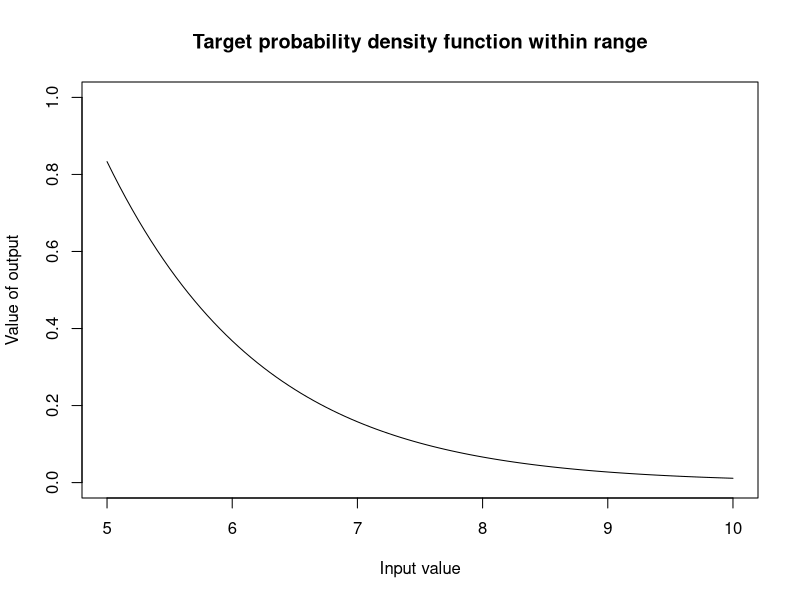
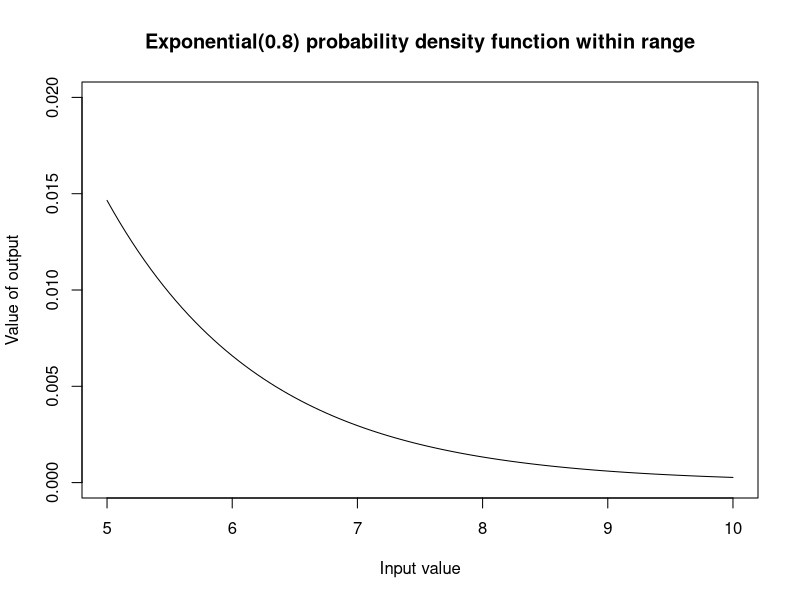
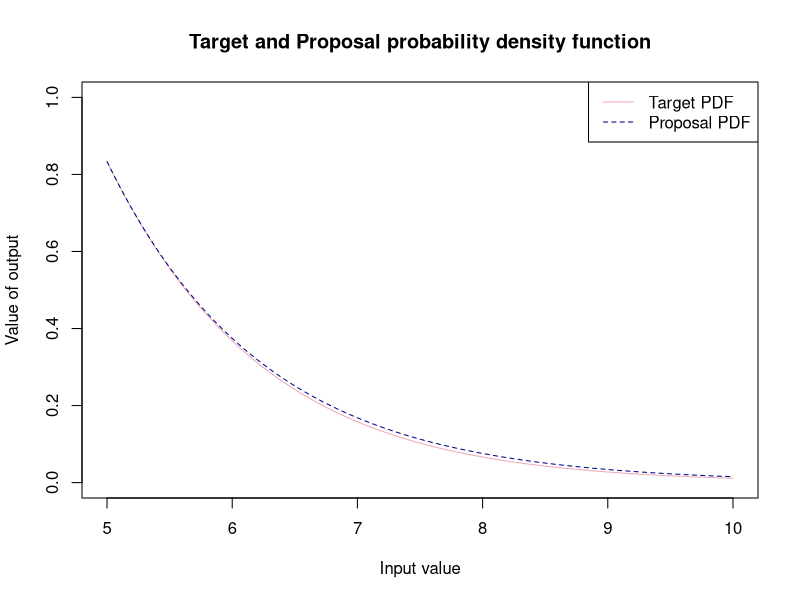
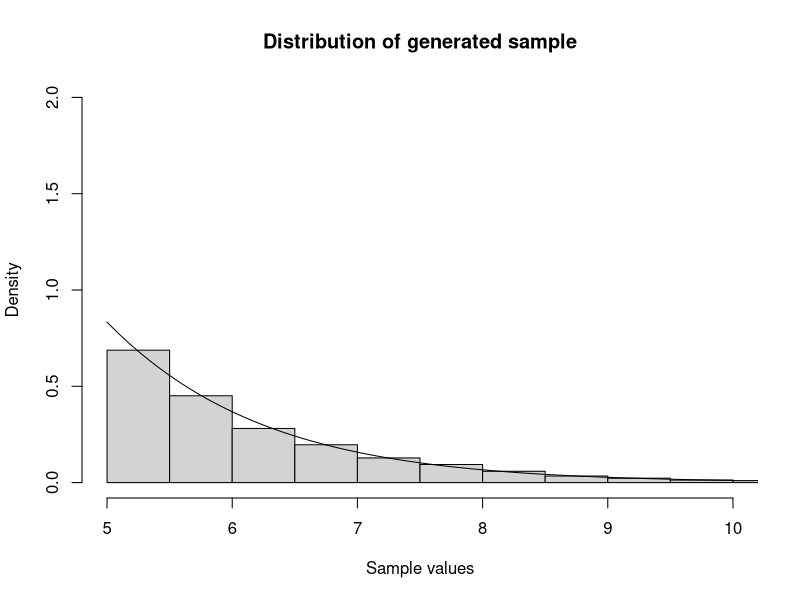
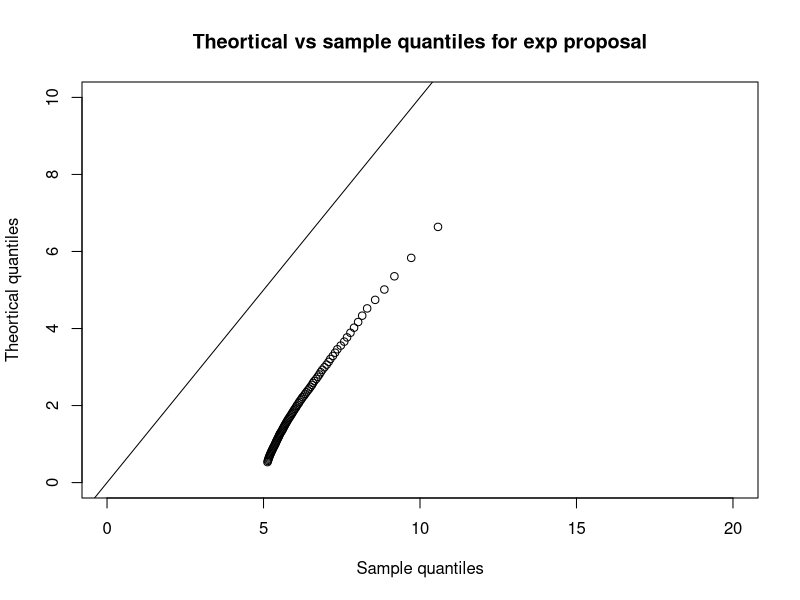
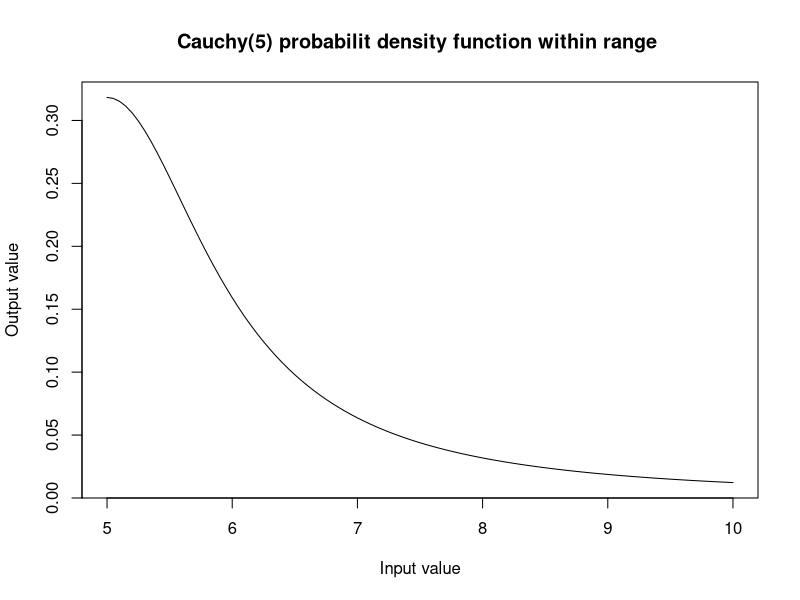
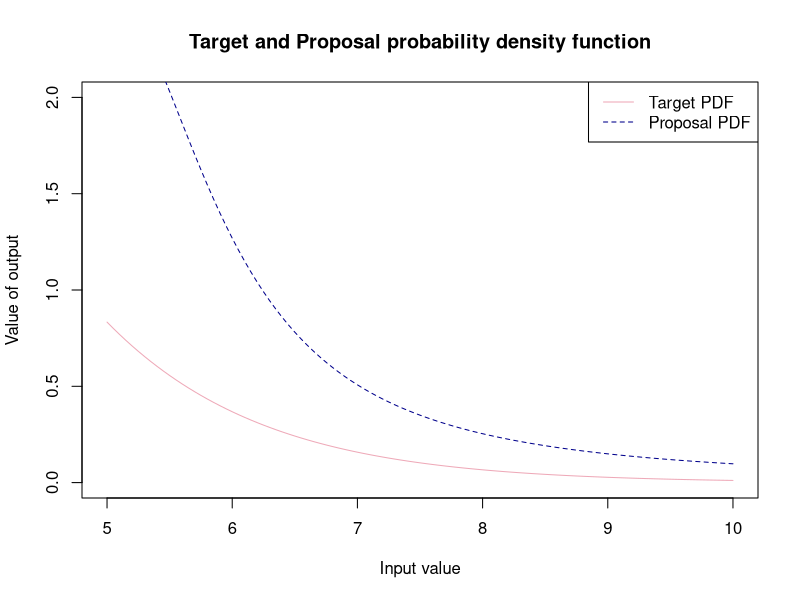

The R script that drew these images, in order: (Note: this script raises an error after producing the figures.)
#-----------------------------------#
#-REJECTION SAMPLING - Gamma(2,1) --#----
#-----------------------------------#
#Defining our target pdf (density function to sample from) --------------------------
target_pdf<-function(x){
  (x*exp(-x))/(6*exp(-5)) # to incorporate bounds
}

target_pdf_graphical<-function(x){
   (x*exp(-x))/(6*exp(-5))  # plotting the whole function  
}

# Let's graph the target probability where x >= 5 
curve(target_pdf(x), from = 5, to = 10, 
      xlab = "Input value",
      ylab = "Value of output",
      main = "Target probability density function within range", col = "black", ylim = c(0,1))

#--------------------------------#
#--EXPONENTIAL PROPOSAL----------#----
#-------------------------------#
#Defining proposal pdf number generator(density that we easily sample from to use to accept or reject)--
exp_generator<- function(x){
  y <- rexp(1,0.8)     # generate a sample from exponential where lambda = 1
  ifelse(y>=5, y ,0 )   # accept and return value of greater than or equal to 5
}

# Defining function to  graph our expoential. 
exp_graphical<- function(x){
  0.8*exp(-0.8*x) # used to plot exponential proposal
}

# Let's graph the proposal probability 
curve(exp_graphical(x), from = 5, to = 10, 
      xlab = "Input value",
      ylab = "Value of output",
      main = "Exponential(0.8) probability density function within range", col = "black", ylim = c(0,0.02))

# Graphing our target  and proposal probability density functions 
M <- ((5*exp(-5))/(6*exp(-5)))/(0.8*exp(-0.8*5)) # max point of both is x = 5

# PDF compared to exp(0.8) across greater range x within (0,10)
curve(target_pdf_graphical(x), from = 5, to = 10, 
      xlab = "Input value",
      ylab = "Value of output",
      main = "Target and Proposal probability density function", col = "pink2", ylim = c(0,1))

curve( M* exp_graphical(x), from = 5, to = 10,
      xlab = "Input value",
      ylab = "Output value",
      main = "Proposal probability density funtion", add= T ,col = "blue4", lty = 2)
legend("topright", legend = c("Target PDF", "Proposal PDF"), 
       col = c("pink2", "blue4"), lty = c(1, 2))

#Rejection Sampling function -----------------------------------------------------
set.seed(123)
rgamma_2_1_exp<-function(){
  
  set.seed(123)
  n<-5000
  sample_y<-numeric(n)
  number <- 0
  count<-0
  total_sample <-numeric(0)
  
  while(count<n) {
   
    #generated sample from proposal 
    y <- exp_generator()
    #uniform comparison
    u<- runif(1,0,1)
    #number of total generated samples
    number <- number + 1
    total_sample[number] <- y
    acceptance_rate <- round((length(sample_y)/ length(total_sample))*100 , digits = 3)
    
    #accept or reject criteria
    
    if( u <= target_pdf(y)/ (M * exp_graphical(y))){
    count<- count +1
    sample_y[count]<-y
    }
  }
  number_of_samples <- length(total_sample)
  text <- "Acceptance rate:"
  percent <- "%"
  output<-paste(text,acceptance_rate,percent) #combining types to have preferred output 
  list( acceptance_rate = output, samples = sample_y, no_of_samples = number_of_samples ) #list of output from this function
}


list<- rgamma_2_1_exp()   #creating a list of the acceptance rate and valid samples 
samples_exp <- list$samples #creating a vector of the samples 
ac_rate <- list$acceptance_rate #acceptance rate 
no_samples_exp <-list$no_of_samples  #number of total samples 

# Graphical display of distribution of sample and pdf ------------------------
# Using Histogram -------------------------------------------------------------
hist(samples_exp, freq = FALSE,
     main = "Distribution of generated sample",
     xlab = "Sample values", ylim = c(0,2), xlim =c(5,10),
     breaks =20)
curve(target_pdf(x), add = TRUE)

# QQplot ----------------------------------------------------------------------
# We will now use a QQplot 
# Quantiles of the sample data 
sample_quantiles <- quantile(samples_exp, probs = seq(0.1,1,0.01))
theoretical_quantiles <- qgamma(p = seq(0.1,1,0.01), shape =2 , rate =1)

plot(sample_quantiles, theoretical_quantiles, xlim = c(0,20), ylim = c(0,10),
     main = "Theortical vs sample quantiles for exp proposal",
     ylab = "Theortical quantiles",
     xlab = "Sample quantiles")

abline(a= 0, b = 1)

# Conclusion
# We can see that using en exponential(1) is very inefficient as most values are that we generate are 
# Exp(1) is very inefficient - generates many values to get sample size = 5000 
# Mean of exp = 1, mean of gamma = 2 so our QQ-plot shows mean of exp < mean of gamma 
# We can look into being more efficient 

#--------------------------------#
#--CAUCHY PROPOSAL--------------#----
#-------------------------------#
cauchy_generator<- function(x){
  y <- rcauchy(1, 5)
  ifelse(y>=5,y,0)
}

cauchy_graphical<- function(x){
  (1/pi)*(1/(1+(x-5)^2))
}

curve(cauchy_graphical(x), from = 5, to =10,
      main = "Cauchy(5) probabilit density function within range ",
      xlab = "Input value", ylab = "Output value")

#Scaling factor with Cauchy proposal ------------------------------------------
list_N<- optimise(function(x) (((x*exp(-x))/(6*exp(-5)))/((1/pi)*(1/(1+(x+5)^2)))),interval = c(5,10))
NI  <- list_N$minimum
N <- ((NI*exp(-NI))/(6*exp(-5)))/((1/pi)*(1/(1+(NI+5)^2)))

curve(target_pdf_graphical(x), from = 5, to = 10, 
      xlab = "Input value",
      ylab = "Value of output",
      main = "Target and Proposal probability density function", col = "pink2", ylim = c(0,2))
curve( N * cauchy_graphical(x), from = 5, to = 10,
       xlab = "Input value",
       ylab = "Output value",
       main = "Proposal probability density funtion", add= T ,col = "blue4", lty = 2)
legend("topright", legend = c("Target PDF", "Proposal PDF"), 
       col = c("pink2", "blue4"), lty = c(1, 2))

# Rejection sampling function ------------------------------------------------
set.seed(123)
rgamma_2_1_cauchy <- function(n){
  rgamma_samples <- numeric(n) # list to store accepted samples 
  total_samples <- numeric(0)  # store total sample size 
  count <- 1                  #iterate our  while loop
  pos <- 1
  # while loop that runs until we have 5000 accepted samples 
  while (count < n) {
    # random value from a uniform distribution for comparison
    u <- runif(1, 0, 1)
    # value from cauchy distribution 
    x <- cauchy_generator()
    # iterating along the list 
    pos  <- pos + 1
    total_samples[pos] <- x
    
    #number of total generated samples
    pos <- pos + 1
    total_samples[pos] <- x
    acceptance_rate <- round((length(rgamma_samples)/ length(total_samples))*100 , digits = 3)
    
    # now we can use the comparison operator to accept samples if the condition is met
    if ( u <= target_pdf(x)/(M_cauchy * cauchy_graphical(x))){
      count <- count + 1
      rgamma_samples[count] <- x
    }
    
  }
  number_of_samples <- length(total_samples)
  text <- "Acceptance rate:"
  percent <- "%"
  output<-paste(text,acceptance_rate,percent) #combining types to have preferred output 
  list( acceptance_rate = output, samples = rgamma_samples, no_of_samples = number_of_samples ) #list
}

list_cauchy <- rgamma_2_1_cauchy(5000)
samples_cauchy <- list_cauchy$samples
acc_rate_cauchy <- list_cauchy$acceptance_rate
no_samples_cauchy <- list_cauchy$no_of_samples

# Graphical display of distribution of sample and pdf ------------------------
# Using Histogram -------------------------------------------------------------
hist(samples_cauchy, freq = FALSE,
     main = "Distribution of generated sample",
     xlab = "Sample values", ylim = c(0,2), xlim =c(5,10),
     breaks =20)
curve(target_pdf(x), add = TRUE)

# QQplot ----------------------------------------------------------------------
# We will now use a QQplot 
# Quantiles of the sample data 
sample_quantiles_cauchy <- quantile(samples_cauchy, probs = seq(0.1,1,0.01))
theoretical_quantiles_cauchy <- qgamma(p = seq(0.1,1,0.01),shape = 2, rate = 1)

plot(sample_quantiles_cauchy, theoretical_quantiles_cauchy, xlim = c(0,20), ylim = c(0,10),
     main = "Theortical vs sample quantiles for cauchy proposal",
     ylab = "Theortical quantiles",
     xlab = "Sample quantiles")
abline(a= 0, b = 1)

# Efficiency of Generation Method-----
var_exp <- mean((samples_exp- mean(samples_exp))^2)
var_cauchy <- mean((samples_cauchy - mean(samples_cauchy))^2)
eff_exp_cauchy <- ((var_cauchy-var_exp)/var_exp)*100


eff_samples_exp_cauchy <- ((no_samples_cauchy-no_samples_exp)/no_samples_exp)*100

# Conclusion
# Although we have. slight improvement in efficiency, the Cauchy is still very wasteful when centered on 5
# That means we always have half of the samples being unuseable fro 5 to - infinity

#--------------------------------#
#--SHIFTED EXPONENTIAL PROPOSAL--#----
#-------------------------------#
# Now let's try a shifted exponential 
# This will be our best bet since a shifted exponential distribution has the same support as Gamma 

# Shifted exp will be centered on 5 
shift_exp_generator<- function(x){
   5 + rexp(1,0.8)     # generate a sample from exponential where lambda = 1 
}

shift_exp_graphical<- function(x){
  0.8*exp(-0.8*(x-5)) # plotting exponential proposal
}

# we still have the max value of both graphs at x = 5
function_exp <- function(x) (((x*exp(-x))/(6*exp(-5)))/(0.8*exp(-0.8*(x-5))))
shift_M <- optimize(function_exp, interval = c(5,10), maximum = T)
scaling_factor <- shift_M$objective

# PDF compared to shifted exp across greater range x within (0,10)
curve(target_pdf_graphical(x), from = 5, to = 10, 
      xlab = "Input value",
      ylab = "Value of output",
      main = "Target and Proposal probability density function", col = "pink2", ylim = c(0,2))

curve( scaling_factor * shift_exp_graphical(x), from = 5, to = 10,
       xlab = "Input value",
       ylab = "Output value",
       main = "Proposal probability density funtion", add= T ,col = "blue4", lty = 2)
legend("topright", legend = c("Target PDF", "Proposal PDF"), 
       col = c("pink2", "blue4"), lty = c(1, 2))

#Rejection Sampling function -----------------------------------------------------
set.seed(123)
shift_exp_acc_rej<-function(){
  
  set.seed(123)
  n<-5000
  sample_y<-numeric(n)
  number <- 0
  count<-0
  total_sample <-numeric(0)
  
  while(count<n) {
    
    #generated sample from proposal 
    y <- shift_exp_generator()
    #uniform comparison
    u<- runif(1,0,1)
    #number of total generated samples
    number <- number + 1
    total_sample[number] <- y
    acceptance_rate <- round((length(sample_y)/ length(total_sample))*100 , digits = 3)
    
    #accept or reject criteria
    
    if( u <= target_pdf(y)/ (scaling_factor*(shift_exp_graphical(y)))){
      count<- count +1
      sample_y[count]<-y
    }
  }
  number_of_samples <- length(total_sample)
  text <- "Acceptance rate:"
  percent <- "%"
  output<-paste(text,acceptance_rate,percent) #combining types to have preferred output 
  list( acceptance_rate = output, samples = sample_y, no_of_samples = number_of_samples ) #list of output from this function
}


shift_list<- shift_exp_acc_rej()   #creating a list of the acceptance rate and valid samples 
samples_shift_exp <- shift_list$samples #creating a vector of the samples 
shift_ac_rate <- shift_list$acceptance_rate #acceptance rate 
no_shift_samples <-shift_list$no_of_samples  #number of total samples 
# Graphical display of distribution of sample and pdf ------------- -----------
# Using Histogram -------------------------------------------------------------
hist(samples_gamma_shift, freq = FALSE,
     main = "Distribution of generated sample",
     xlab = "Sample values", ylim = c(0,2), xlim =c(5,10),
     breaks = 20)
curve(target_pdf(x), add = TRUE)

# QQplot ----------------------------------------------------------------------
# We will now use a QQplot 
# Quantiles of the sample data 
shift_sample_quantiles <- quantile(samples_gamma_shift, probs = seq(0.01,1,0.01))
shift_theoretical_quantiles <- qgamma(p = seq(0.01,1,0.01), shape =2 , rate =1)

plot(shift_sample_quantiles, shift_theoretical_quantiles, xlim = c(0,20), ylim = c(0,10),
     main = "Theortical vs sample quantiles for exp proposal",
     ylab = "Theortical quantiles",
     xlab = "Sample quantiles")

abline(a= 0, b = 1)

# Efficiency of Generation Method-----
var_shifted_exp <- mean((samples_shift_exp- mean(samples_shift_exp))^2)
var_cauchy <- mean((samples_cauchy - mean(samples_cauchy))^2)
eff_exp_cauchy <- ((var_shifted_exp-var_cauchy)/var_cauchy)*100


eff_samples_shift_exp_cauchy <- ((no_shift_samples-no_samples_cauchy)/no_samples_cauchy)*100

# Graphs of comparison ----
